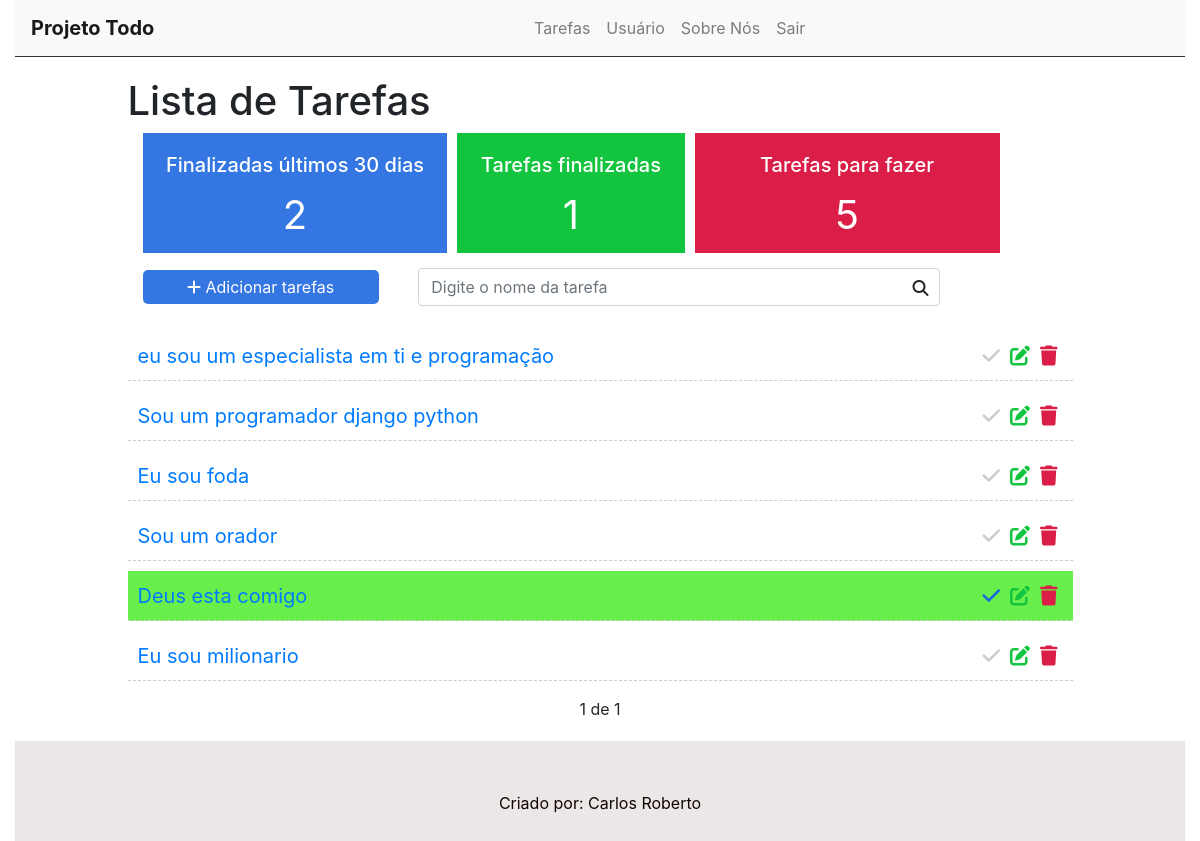
The page /?page=2 (signed in) on the database as committed earlier.
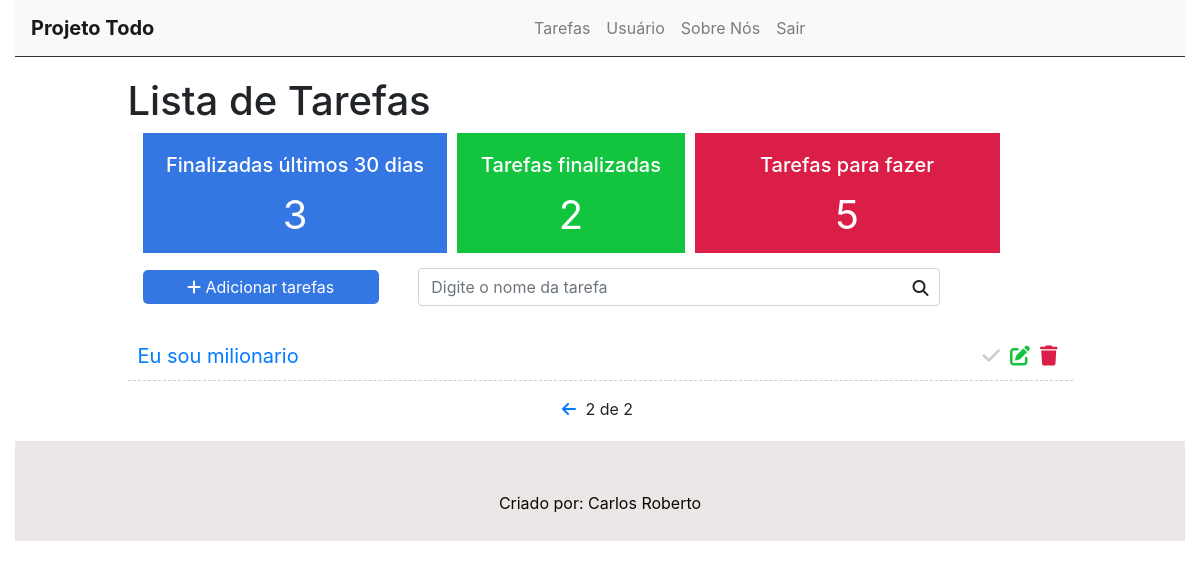
The same page on the database as committed later.
### task/models.py (models this page shows, shortened)
class Task(models.Model):
    STATUS = (
        ('doing','fazendo'),
        ('done','feito'),
    )
    title = models.CharField(max_length=255,)
    description = models.TextField()
    done = models.CharField(
        max_length=5,
        choices=STATUS,
    )
    user = models.ForeignKey(get_user_model(), on_delete=models.CASCADE)
    created_at = models.DateTimeField(auto_now_add=True)
    update_at= models.DateTimeField(auto_now=True)

### task/views.py (the view)
# urls.py: path('', views.tasklist, name='tasklist'),
@login_required
def tasklist(request):
    search = request.GET.get('search')
    tasksDoneRecently = Task.objects.filter(done='done',update_at__gt=datetime.datetime.now()-datetime.timedelta(days=30)).count()
    tasksDone = Task.objects.filter(done='done', user=request.user).count()
    tasksDoing = Task.objects.filter(done='doing', user=request.user).count()
    if search:
        tasks = Task.objects.filter(title__icontains=search, user=request.user)
    else:
        tasks_list = Task.objects.all().order_by('-created_at').filter(user=request.user)
        paginator = Paginator(tasks_list, 6)
        page = request.GET.get('page')
        tasks = paginator.get_page(page)
    return render(request,'tasks/list.html', {'tasks': tasks,'tasksrecently': tasksDoneRecently,
         'tasksdone':tasksDone, 'tasksdoing':tasksDoing})

### task/templates/tasks/list.html (shortened to what this page needs)
{% extends 'base.html' %}
{% block content %}
    <div class="offset-1 col-10 list-div">
        <h1>Lista de Tarefas </h1>
        <div class="container dashboard">
            <div class="col-4 dashboard-box" id="dashboard-lastdays">
                <h4>Finalizadas últimos 30 dias</h4>
                <span>{{ tasksrecently }}</span>
            </div>
            <div class="col-3 dashboard-box" id="dashboard-done">
                <h4>Tarefas finalizadas</h4>
                <span>{{ tasksdone }}</span>
            </div>
            <div class="col-4 dashboard-box" id="dashboard-doing">
                <h4>Tarefas para fazer</h4>
                <span>{{ tasksdoing }}</span>
            </div>
        </div>
      <div>
        <a class="add-link" href="newtask">
            <div class="col-3 add-div">
                <i class="fas fa-plus"> </i> Adicionar tarefas
            </div>
        </a>
        <div class="col-7 search-div">
            <form method="GET" id="search-form">
                <input class="form-control" type="text" id="search" name="search" placeholder="Digite o nome da tarefa" value="{{request.GET.search}}" >
                <i class="fas fa-solid fa-magnifying-glass" id="search-btn"></i>
            </form>
        </div>
      </div>
        <ul class="task-list">
            {% for task in tasks %}
            {% if task.done == 'doing' %}
                <li class="task-item">
            {% else %}
                <li class="task-item done">
            {% endif %}
                    <span> <a href="/task/{{task.id}}">{{task.title}}</a></span>
                    <a href="/delete/{{task.id}}" class="delete-btn" onclick="return confirm('Tem certeza?')"> <span> <i class="fas fa-solid fa-trash"></i> </span> </a>
                    <a href="edit/{{task.id}}"><span><i class="fas fa-edit"></i></span></a>
                    <a href="changestatus/{{task.id}}"><i class="fas fa-check"></i></a>
                </li>
            {% endfor %}
        </ul>
        <div class="pagination">
            <span class="step-links">
                {% if tasks.has_previous %}
                    <a href="?page={{ tasks.previous_page_number }}"><i class="fas fa-arrow-left"></i></a>
                {% endif %}
                {% if tasks.paginator.num_pages %}
                <span class="current">
                    {{ tasks.number }} de {{ tasks.paginator.num_pages }}
                </span>
                {% endif %}
            </span>
        </div>
    </div>
{% endblock  %}

Rows that differ between the two databases and show on the page:
no longer on this page (row edited): Task: title "eu sou um especialista em ti e programação"
no longer on this page (row edited): Task: title "Sou um programador django python"
no longer on this page (row unchanged): Task: title "Eu sou foda"
no longer on this page (row edited): Task: title "Sou um orador"
no longer on this page (row unchanged): Task: title "Deus esta comigo"
Other text that changed with them:
{{ tasksrecently }}: "2" → "3"
{{ tasksdone }}: "1" → "2"
{{ tasks.number }}: "1" → "2"
{{ tasks.paginator.num_pages }}: "1" → "2"
